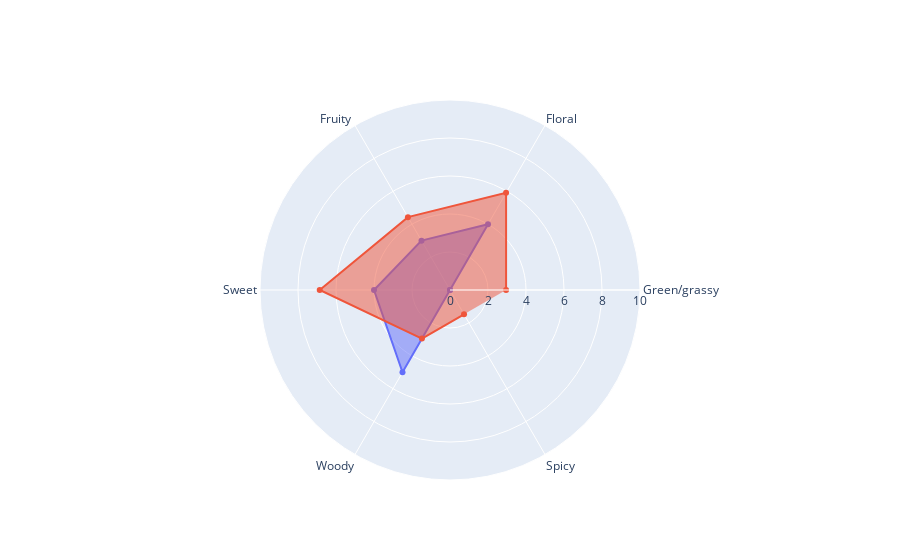

This figure's notebook cell:
### Code cell
#only compare only columns from final_OSA
fig = go.Figure()

fig.add_trace(go.Scatterpolar(
    r=[0,4,3,4,5,0],
    theta=list(final_OSA.columns),
    fill='toself',
    name="panelist"
))

fig.add_trace(go.Scatterpolar(
  r=(np.array(final_OSA.sum()*10)),
  theta=list(final_OSA.columns),
  fill='toself',
  name= "MS_prediction"))

fig.update_layout(
  polar=dict(
    radialaxis=dict(
      visible=True,
      range=[0, 10]
    )),
  showlegend=False
)

fig.show()

### Figure 1 — Plotly figure (JSON) as saved in the notebook; plotly's stock layout.template omitted (floating-point values rounded to 4 significant figures)
{"data": [{"fill": "toself", "name": "panelist", "r": [0, 4, 3, 4, 5, 0], "theta": ["Green/grassy", "Floral", "Fruity ", "Sweet", "Woody", "Spicy"], "type": "scatterpolar"}, {"fill": "toself", "name": "MS_prediction", "r": [2.952, 5.904, 4.428, 6.857, 2.952, 1.476], "theta": ["Green/grassy", "Floral", "Fruity ", "Sweet", "Woody", "Spicy"], "type": "scatterpolar"}], "layout": {"polar": {"radialaxis": {"range": [0, 10], "visible": true}}, "showlegend": false}}
